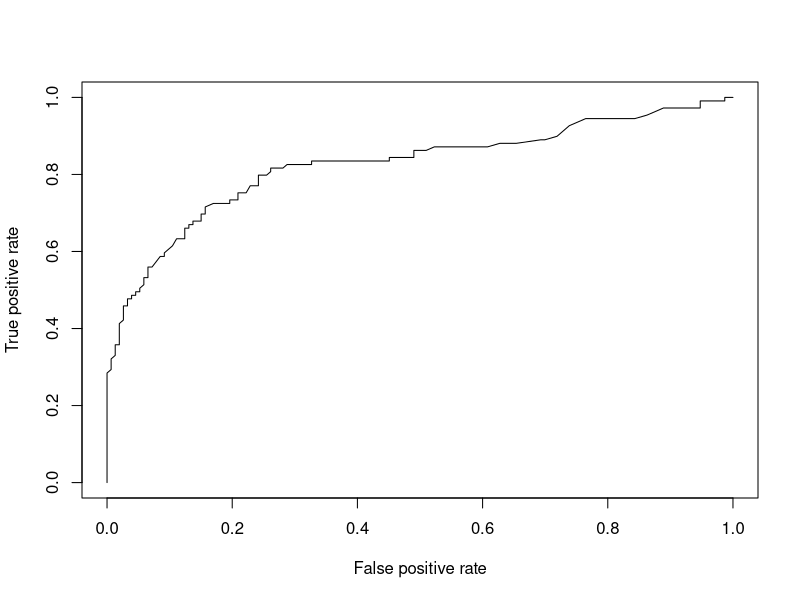

Reproduce this figure in R.
## ---- chunk 1
df <- read.csv("titanic.csv", header=TRUE)
str(df)
## ---- chunk 2
df <- df[,c(1,2,3,4)]
df$pclass <- factor(df$pclass)
df$survived <- factor(df$survived)
df$sex <- factor(df$sex)
head(df)
## ---- chunk 3
sapply(df, function(x) sum(is.na(x)==TRUE))
## ---- chunk 4
df$age[is.na(df$age)] <- median(df$age,na.rm=T)
## ---- chunk 5
set.seed(1234)
i <- sample(1:nrow(df), 0.75*nrow(df), replace=FALSE)
train <- df[i,]
test <- df[-i,]
## ---- chunk 6
glm1 <- glm(survived~., data=train, family="binomial")
summary(glm1)
## ---- chunk 7
probs <- predict(glm1, newdata=test, type="response")
pred <- ifelse(probs>0.5, 1, 0)
acc <- mean(pred==test$survived)
print(paste("accuracy = ", acc))
table(pred, test$survived)
## ---- chunk 8
library(caret)
confusionMatrix(as.factor(pred), reference=test$survived)
## ---- chunk 9
library(ROCR)
p <- predict(glm1, newdata=test, type="response")
pr <- prediction(p, test$survived)
prf <- performance(pr, measure = "tpr", x.measure = "fpr")
plot(prf)
## ---- chunk 10
auc <- performance(pr, measure = "auc")
auc <- auc@y.values[[1]]
auc
